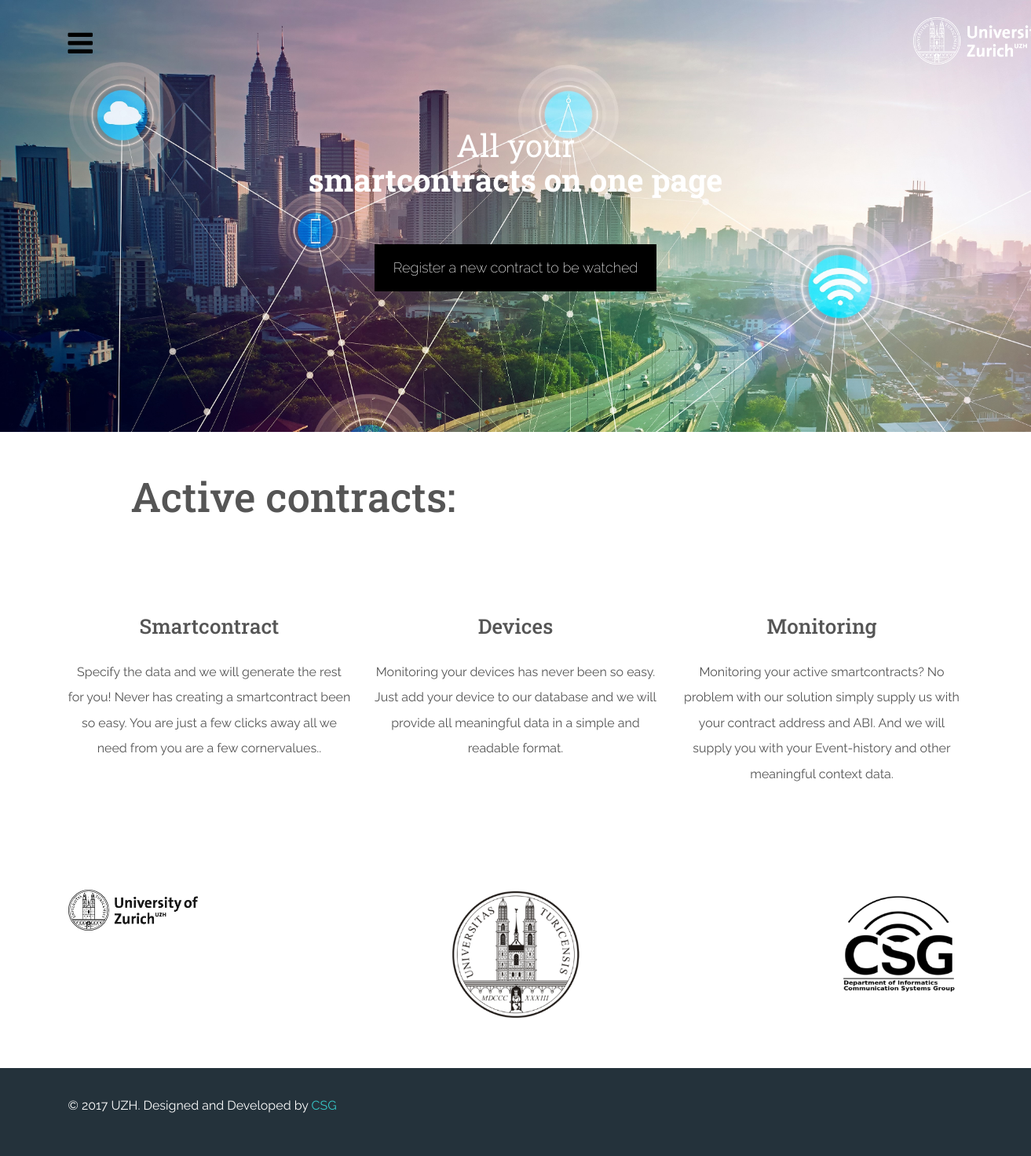
Before: /smartGenerator/cotracts with the older database file.
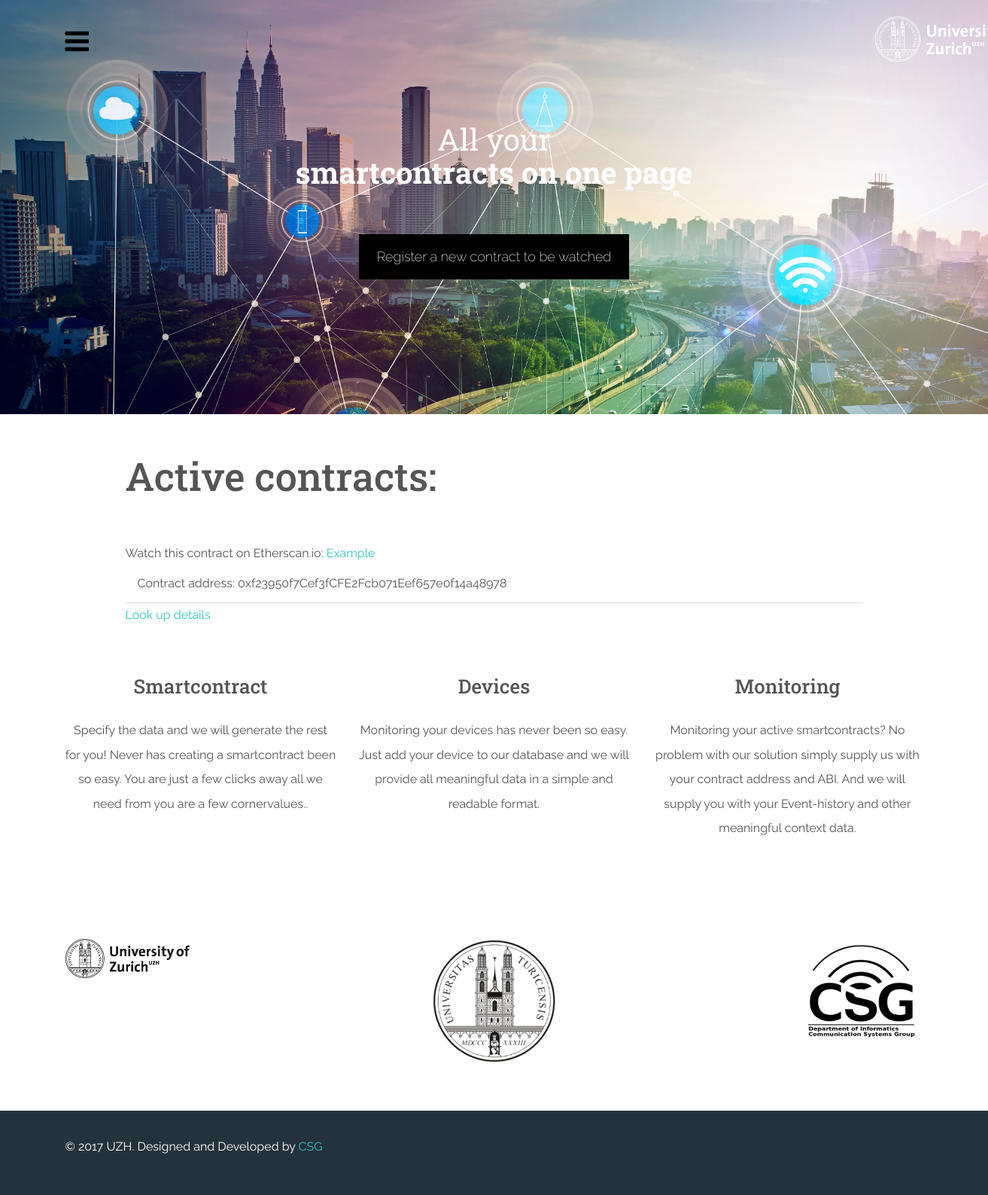
After: the same page with the newer database file.
### smartpollution/models.py (models this page shows, shortened)
class Contract(models.Model):
    contract_name=models.CharField(max_length=200, null=True)
    contract_address=models.CharField(max_length=42, null=True)#42 since a contract address with 0x is len(add)=42 e.g. 0x3B03c46Dfc878FeF9fAe8de4E32a6718f2E250e9
    contract_abi=models.CharField(max_length=2000,null=True)

### smartpollution/views.py (the view)
def contract_monitor(request):
    try:
        arguments = {}
        arguments['contracts'] = Contract.objects.all()
        return render(request, 'smartpollution/contracts.html', arguments)
    except:
        return return_problem_page(request)

### smartpollution/templates/smartpollution/contracts.html (shortened to what the changed rows need)
<!DOCTYPE html>
<html lang="en">
<head>
    {% load static %}
    <link rel="stylesheet" href="{% static 'smartpollution/w3.css' %}">
    <link href="{% static 'bootstrap/css/theme.css' %}" rel="stylesheet">
    <link href="{% static 'smartpollution/style.css' %}" rel="stylesheet">
    <link rel="stylesheet" href="https://cdnjs.cloudflare.com/ajax/libs/typicons/2.0.8/typicons.min.css">
    <link rel="stylesheet" href="https://maxcdn.bootstrapcdn.com/font-awesome/4.7.0/css/font-awesome.min.css">
    <link rel="stylesheet" href="{% static 'assets/css/pushy.css' %}">
    <link rel="stylesheet" href="{% static 'assets/css/masonry.css' %}">
    <link rel="stylesheet" href="{% static 'assets/css/animate.css' %}">
    <link rel="stylesheet" href="{% static 'assets/css/magnific-popup.css' %}">
    <link rel="stylesheet" href="{% static 'assets/css/odometer-theme-default.css' %}">
</head>
<body class="">
<header id="home">
    <div class="container-fluid">
        <div class="container">
            <div class="jumbotron">
                <h1>
                    <small>All your</small>
                    <strong>smartcontracts on one page</strong></h1>
            </div>
        </div>
    </div>
</header>
<section id="feat">
    <div class="container">
        <div class="w3-content">
            <br class="w3-twothird">
            <h1>Active contracts:</h1>
            {% for contract in contracts %}
                <ul class="w3-ul">
                    Watch this contract on Etherscan.io: <a id=link{{ contract.id }}
                                                            href='https://google.com'>{{ contract.contract_name }}</a>
                    <li>Contract address: {{ contract.contract_address }}</li>
                </ul>
                <a href="{% url 'smartpollution:detail_contract' contract.id %}">Look up details</a>
                <br>
            {% endfor %}
        </div>
    </div>
</section>
</body>
</html>

Changed rows visible on the page:
added Contract: contract_name "Example", contract_address "0xf23950f7Cef3fCFE2Fcb071Eef657e0f14a48978"
